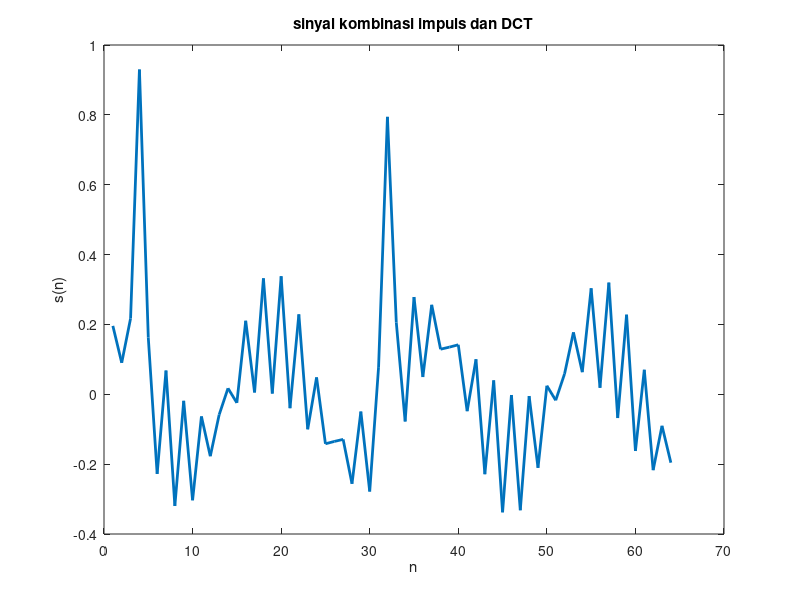
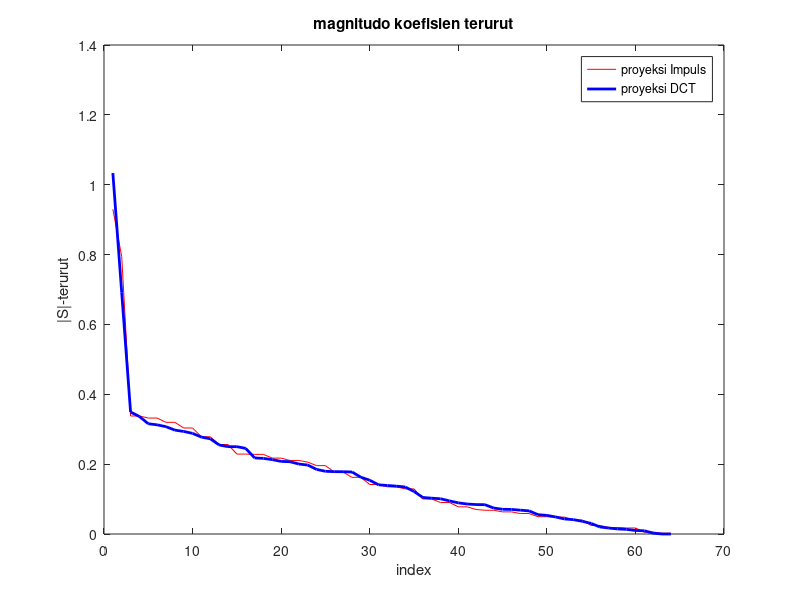
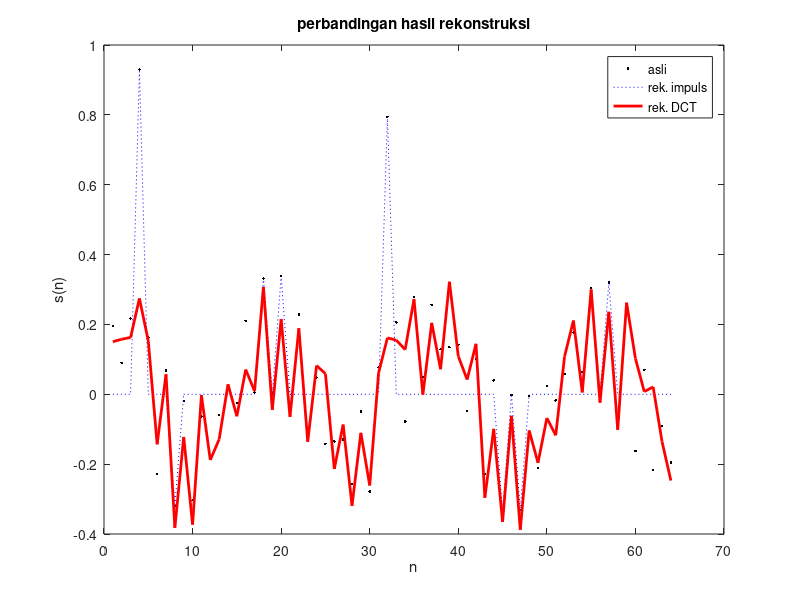
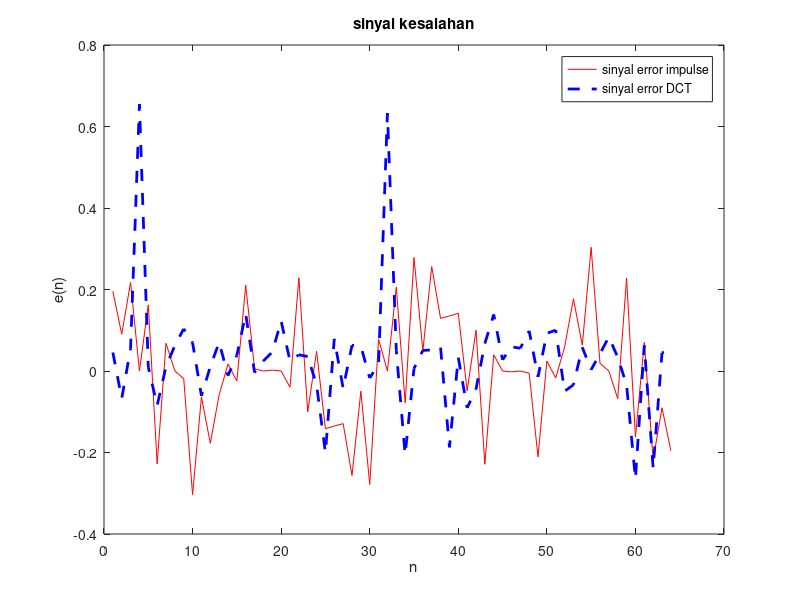

Reproduce these figures in MATLAB, in order.
%
% ------------------------------------------
% Pencarian basis 
% ------------------------------------------
clear;%close all;clc;
N=64; %dimensi vektor basis 
x=1:N; %buat sumbu x 
PHI=eye(N,N); %Basis Impulse 
PSI=dct(eye(N,N)); %Basis DCT
% bentuk sinyal dari basis DCT saja 
s1=zeros(N,1);s1=zeros(N,1); 
s1=(PHI(4,:)+PHI(32,:))';
s2=(PSI(8,:)+PSI(60,:))';
s=zeros(N,1); s=s1+s2;
%
figure(1);plot(x,s,'LineWidth',2); 
title('sinyal kombinasi impuls dan DCT'); 
xlabel('n');ylabel('s(n)');
S1=PHI*s; S2=PSI*s; %cari koefisien

% urutkan koefisien dan ambil dua terbesar 
[S1_oval,S1_oidx]= sort(abs(S1),'descend'); 
[S2_oval,S2_oidx]= sort(abs(S2),'descend');

% rekonstruksi sinyal 
s_hat1=zeros(N,1); s_hat2=zeros(N,1);
for k=1:8; 
 s_hat1=s_hat1+(S1(S1_oidx(k))*PHI(S1_oidx(k),:))'; 
end; 
for k=1:8; 
 s_hat2=s_hat2+(S2(S2_oidx(k))*PSI(S2_oidx(k),:))'; 
end;

% hitung nilai kesalahan
e1=s-s_hat1;e_rms1=sqrt(e1'*e1)/N;
disp(sprintf('rms error-Impulse%f',...
  e_rms1));
e2=s-s_hat2;e_rms2=sqrt(e2'*e2)/N;
disp(sprintf('rms error-DCT %f',e_rms2));

figure(2); plot(x,S1_oval,'r-', x,S2_oval,'b-', ...
    'LineWidth',2); 
title('magnitudo koefisien terurut'); 
xlabel('index');ylabel('|S|-terurut'); 
legend('proyeksi Impuls','proyeksi DCT');

figure(3);plot(x,s,'k.',x,s_hat1,'b:', ...
    x,s_hat2,'r-', 'LineWidth',2);
title('perbandingan hasil rekonstruksi');
xlabel('n');ylabel('s(n)'); 
legend('asli','rek. impuls','rek. DCT');

figure(4);plot(x,e1,'r-',x,e2,'b--', ...
    'LineWidth',2);
title('sinyal kesalahan'); 
xlabel('n');ylabel('e(n)');
legend('sinyal error impulse','sinyal error DCT');

% data error untuk beberapa nilai k 
x_e=[2 4 8 16 32 64]';
e_PHI=[2.18e-2 2.05e-2 1.78e-2 1.33e-2 5.94e-3 0.0]';
e_PSI=[2.16e-2 2.02e-2 1.77e-2 1.32e-2 6.28e-3 0.0]';
figure(5);
plot(x_e,e_PHI,'r-',x_e,e_PSI,'b-', ...
    'LineWidth',2); 
title('kinerja RMSE pengkodean'); 
xlabel('jumlah koefisien');ylabel('RMS Error'); 
legend('Impulse','DCT');